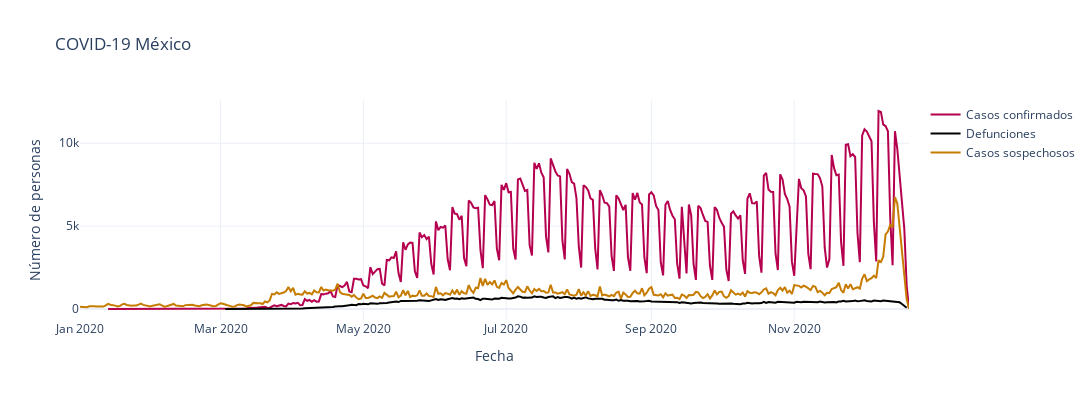

This figure's notebook cell:
### Code cell
# Ploting each line in the same figure ...

# fig_2 = px.line(confirmados_por_fecha, x = "fecha_sintomas", y = "confirmados", width = 1000, height= 300,
#                  labels= dict(fecha_sintomas = "Fecha", confirmados = "Número de personas", name = "Casos confirmados"))

fig_2 = go.Figure()

fig_2.add_trace(go.Scatter(x = confirmados_por_fecha["fecha_ingreso"], y = confirmados_por_fecha["confirmados"], 
                mode = "lines",name = "Casos confirmados", line = dict(color = "#b4004e")) )
fig_2.add_trace(go.Scatter(x = defunciones_por_fecha["fecha_defuncion"], y = defunciones_por_fecha["defunciones"], 
                mode = "lines",name = "Defunciones", line = dict(color = "black") ) )
fig_2.add_trace(go.Scatter(x = sospechosos_por_fecha["fecha_sintomas"], y = sospechosos_por_fecha["sospechosos"],
                mode = "lines", name = "Casos sospechosos", line = dict(color = "#c67c00")))

fig_2.update_xaxes(showgrid = True, title = "Fecha")
fig_2.update_yaxes(showgrid = True , title = "Número de personas")
fig_2.update_layout( width = 1200, height= 400 , title = "COVID-19 México")
fig_2.show()

### Figure 1 — Plotly figure (JSON) as saved in the notebook; plotly's stock layout.template omitted (floating-point values rounded to 4 significant figures; data arrays with more than 128 entries replaced by an {"elided": "..."} marker saying what was removed)
{"data": [{"line": {"color": "#b4004e"}, "mode": "lines", "name": "Casos confirmados", "type": "scatter", "x": {"elided": "302 str values"}, "y": {"elided": "302 int values"}}, {"line": {"color": "black"}, "mode": "lines", "name": "Defunciones", "type": "scatter", "x": {"elided": "278 str values"}, "y": {"elided": "278 int values"}}, {"line": {"color": "#c67c00"}, "mode": "lines", "name": "Casos sospechosos", "type": "scatter", "x": {"elided": "355 str values"}, "y": {"elided": "355 int values"}}], "layout": {"height": 400, "title": {"text": "COVID-19 México"}, "width": 1200, "xaxis": {"showgrid": true, "title": {"text": "Fecha"}}, "yaxis": {"showgrid": true, "title": {"text": "Número de personas"}}}}
